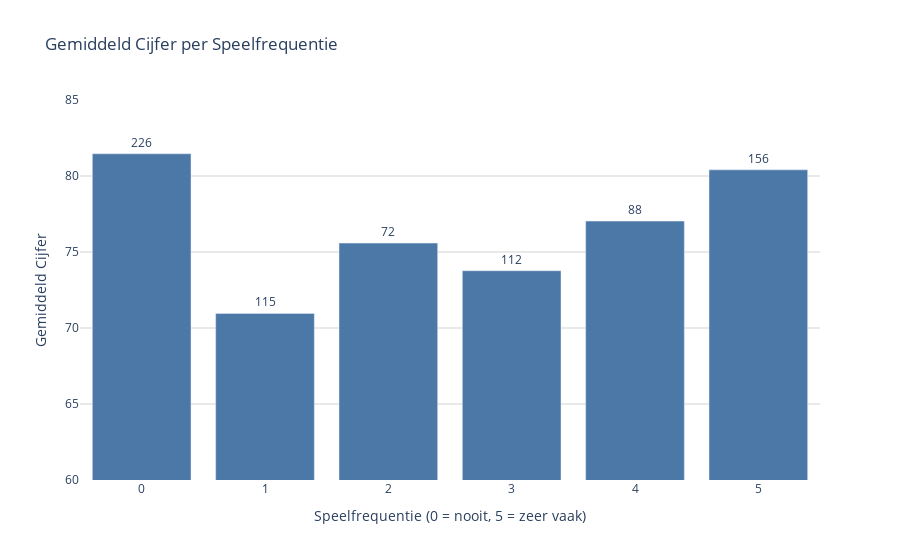

Notebook source saved alongside this figure:
### Markdown cell above
#### 3.1.2 Argument 2 voor perspectief 1: De invloed van speelfrequentie op cijfers

De staafdiagram toont het verband tussen speelfrequentie en cijfers. Studenten die vaker gamen behalen gemiddeld lagere cijfers dan studenten die nooit gamen.

### Code cell
df2["Playing Often"] = pd.to_numeric(df2["Playing Often"], errors="coerce")
df2["Grade"] = pd.to_numeric(df2["Grade"], errors="coerce")
df2_clean = df2.dropna(subset=["Playing Often", "Grade"])

summary = df2_clean.groupby("Playing Often")["Grade"].agg(["mean", "count"]).reset_index()
summary.columns = ["Playing Often", "Average Grade", "Number of Students"]

# Bar chart met vaste kleur
fig = px.bar(
    summary,
    x="Playing Often",
    y="Average Grade",
    text="Number of Students",
    title="Gemiddeld Cijfer per Speelfrequentie",
    labels={"Average Grade": "Gemiddeld Cijfer"},
    color_discrete_sequence=["#4C78A8"]  #(donkerblauw)
)

fig.update_traces(textposition='outside')
fig.update_layout(
    xaxis_title="Speelfrequentie (0 = nooit, 5 = zeer vaak)",
    yaxis_title="Gemiddeld Cijfer",
    yaxis=dict(range=[60, 85], gridcolor="lightgrey"),
    plot_bgcolor="white",
    showlegend=False
)

fig.show()

### Figure 1 — Plotly figure (JSON) as saved in the notebook; plotly's stock layout.template omitted (floating-point values rounded to 4 significant figures)
{"data": [{"hovertemplate": "Playing Often=%{x}<br>Gemiddeld Cijfer=%{y}<br>Number of Students=%{text}<extra></extra>", "legendgroup": "", "marker": {"color": "#4C78A8", "pattern": {"shape": ""}}, "name": "", "orientation": "v", "showlegend": false, "text": [226.0, 115.0, 72.0, 112.0, 88.0, 156.0], "textposition": "outside", "type": "bar", "x": [0, 1, 2, 3, 4, 5], "xaxis": "x", "y": [81.46, 70.96, 75.59, 73.77, 77.03, 80.41], "yaxis": "y"}], "layout": {"barmode": "relative", "legend": {"tracegroupgap": 0}, "plot_bgcolor": "white", "showlegend": false, "title": {"text": "Gemiddeld Cijfer per Speelfrequentie"}, "xaxis": {"anchor": "y", "domain": [0, 1], "title": {"text": "Speelfrequentie (0 = nooit, 5 = zeer vaak)"}}, "yaxis": {"anchor": "x", "domain": [0, 1], "gridcolor": "lightgrey", "range": [60, 85], "title": {"text": "Gemiddeld Cijfer"}}}}
